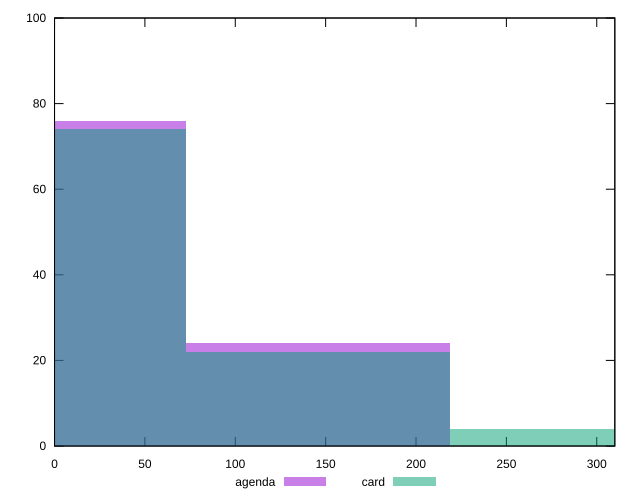

This figure's gnuplot source:
reset

$agenda <<EOF
145.914011634576 24
0 76
EOF

$card <<EOF
145.914011634576 22
0 74
291.828023269152 4
EOF

set key outside below
set boxwidth 145.914011634576
set xrange [0:310]
set yrange [0:100]
set trange [0:100]
set style fill transparent solid 0.5 noborder
set terminal svg size 640, 500 enhanced background rgb 'white'
set output "reports/report_00028_2021-02-24T12-49-42.674Z/unminified-javascript/comparison/histogram/1_vs_2.svg"

plot $agenda title "agenda" with boxes, \
     $card title "card" with boxes

reset
